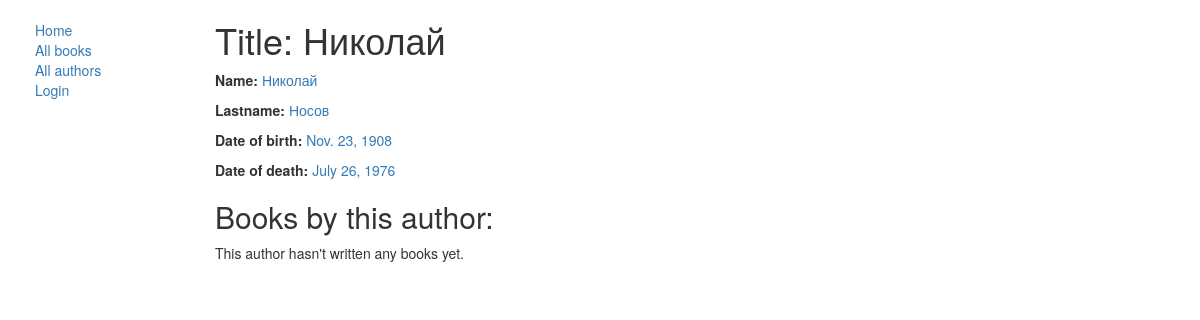
The app's page /catalog/author/4, older data.
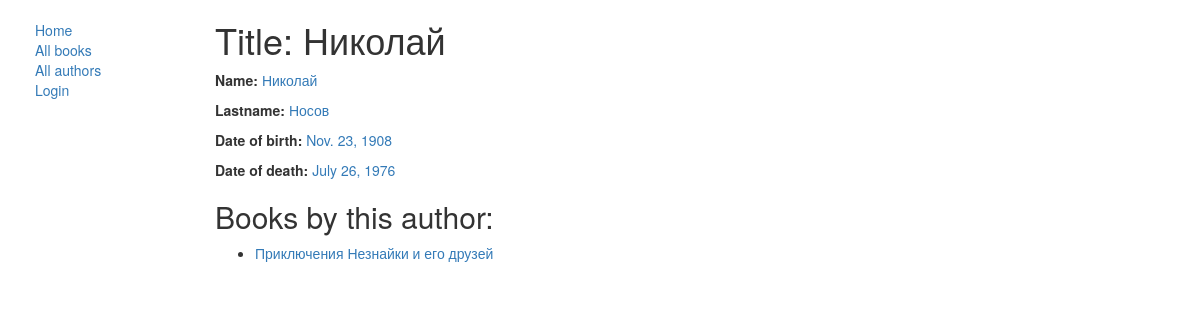
The same page, newer data.
### catalog/models.py (models this page shows, shortened)
class Book(models.Model):
    title = models.CharField(max_length=200)
    author = models.ForeignKey('Author', on_delete=models.SET_NULL, null=True)  #null=True позволяет БД хранить null
    summary = models.TextField(max_length=1000, help_text='Enter a brief description of the book')
    isbn = models.CharField('ISBN', max_length=13, help_text='13 Character <a href="https://www.isbn-international.org/content/what-isbn">ISBN number</a>')
    genre = models.ManyToManyField(Genre, help_text='Select a genre for this book')
    def get_absolute_url(self):
        return reverse('book-detail', args=[str(self.id)])
    def display_genre(self):
        return ', '.join([ genre.name for genre in self.genre.all()[:3]])
    display_genre.short_description = 'Genre'

### catalog/views.py (the view)
# urls.py: path('author/<int:pk>', views.AuthorDetailView.as_view(), name='author-detail'),
class AuthorDetailView(generic.DetailView):
    model = Author

### catalog/templates/catalog/author_detail.html (shortened to what this page needs)
{% extends "base_generic.html" %}
{% block content %}
<h1>Title: {{ author.first_name }}</h1>
<p><strong>Name: </strong><a href="">{{author.first_name}}</a></p>
<p><strong>Lastname: </strong><a href="">{{author.last_name}}</a></p>
<p><strong>Date of birth: </strong><a href="">{{author.date_of_birth}}</a></p>
<p><strong>Date of death: </strong><a href="">{{author.date_of_death}}</a></p>
 <h2>Books by this author:</h2>
{% if author.book_set.all %}
  <ul>
    {% for book in author.book_set.all %}
      <li>
        <a href="{{ book.get_absolute_url }}">{{ book.title }}</a>
      </li>
    {% endfor %}
  </ul>
{% else %}
  <p>This author hasn't written any books yet.</p>
{% endif %}
{% endblock %}
{% block sidebar %}
  {{ block.super }}
{% endblock %}

Row changes from the older to the newer data that the page shows:
added Book: title "Приключения Незнайки и его друзей"
Text that changed along with them:
text no longer shown: "This author hasn't written any books yet."
